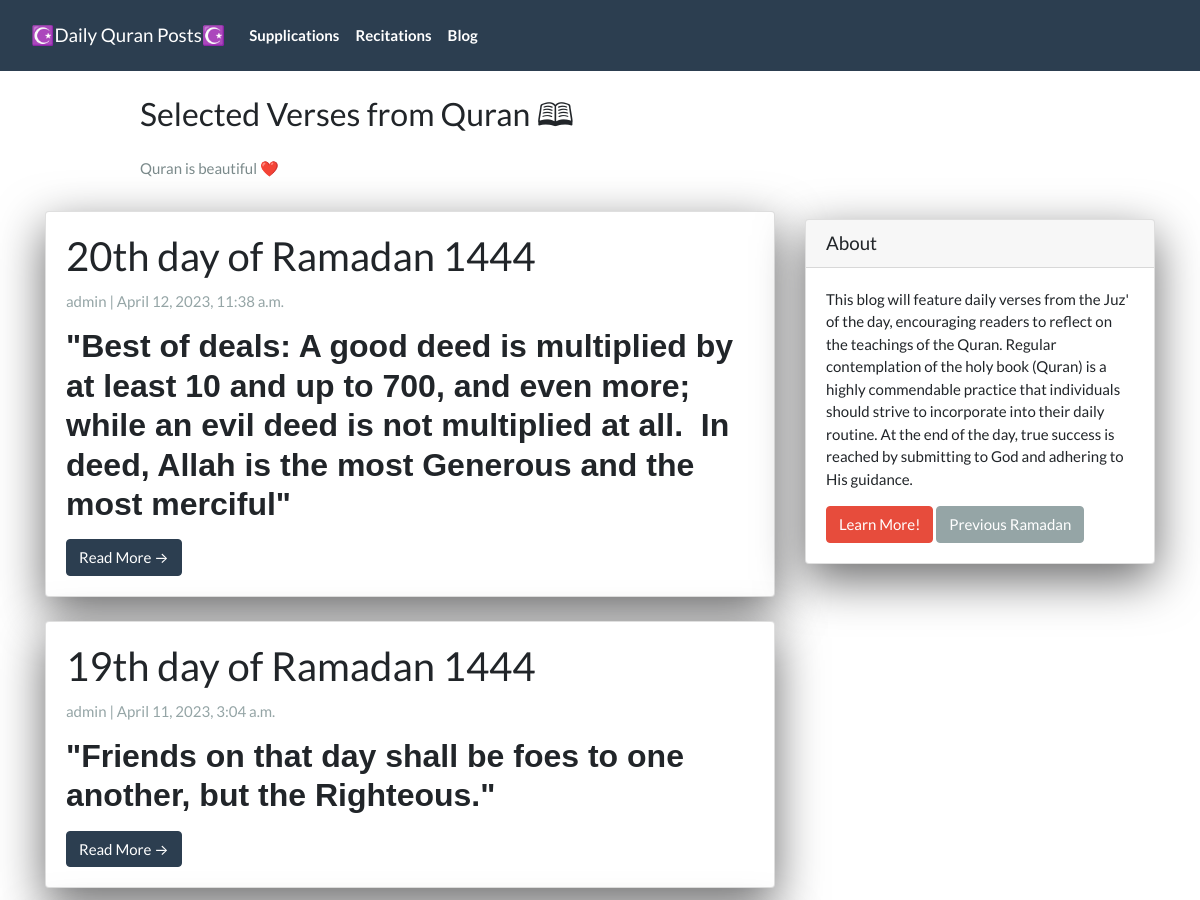
The app's page / (upper part), older data.
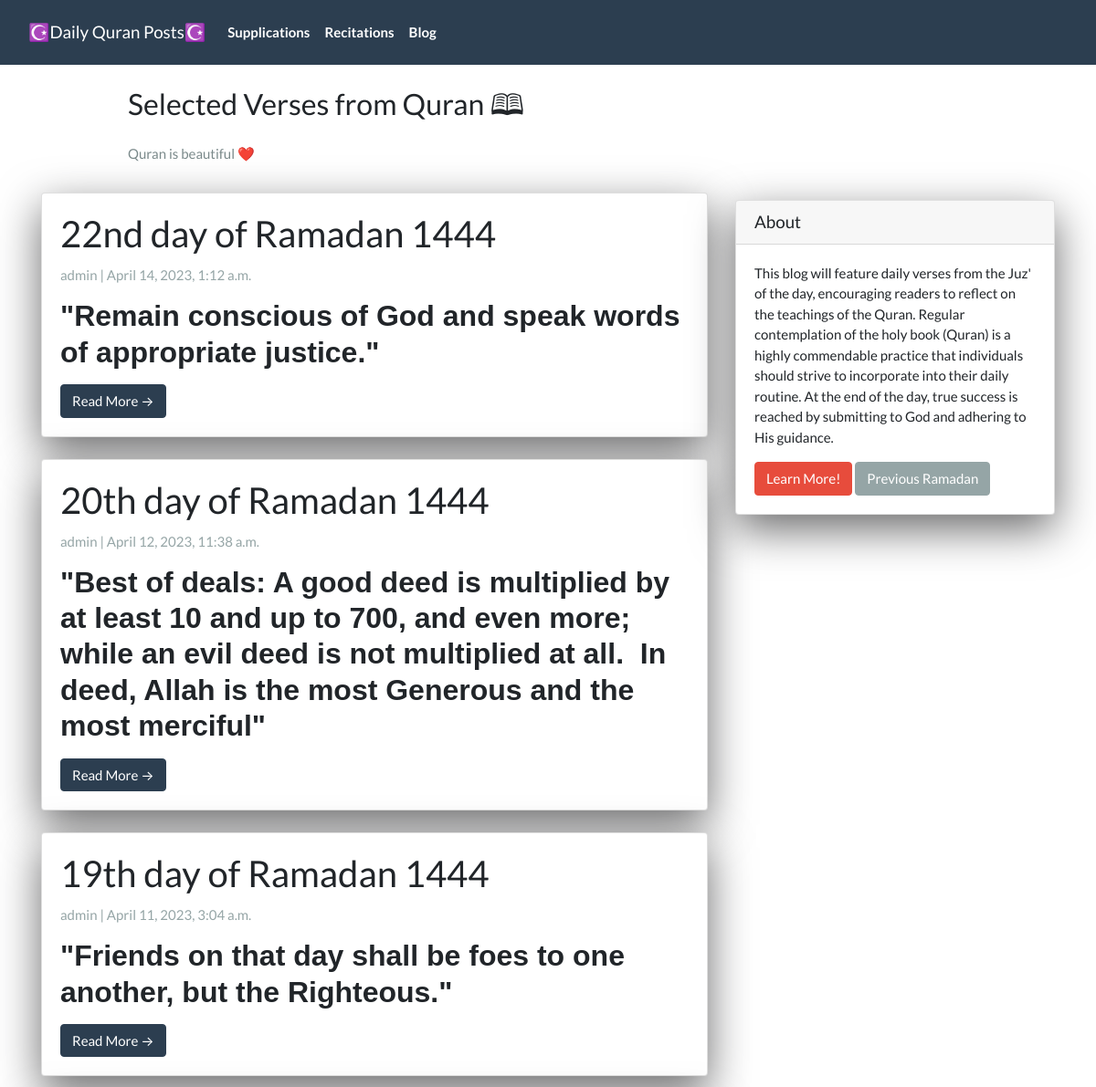
The same page, newer data.
### App/models.py (models this page shows, shortened)
class Post(models.Model):
  title =  models.CharField(max_length=200, unique=True)
  slug =   models.SlugField(max_length=200, unique=True)
  author = models.ForeignKey(User, on_delete=models.CASCADE, related_name='blog_posts')
  created_on = models.DateTimeField(auto_now_add=True)
  updated_on = models.DateTimeField(auto_now=True)
  summary = RichTextField(blank=True, null=True)
  content = RichTextField(blank=True, null=True)
  video_link = EmbedVideoField(blank=True, null=True)
  status = models.IntegerField(choices=STATUS, default=0)
  class Meta:
    ordering = ['-created_on']

### App/views.py (the view)
# urls.py: path('',                PostList.as_view(),           name="home"),
class PostList(generic.ListView):
  queryset = Post.objects.filter(status=1).order_by('-created_on')
  template_name = 'index.html'

### App/templates/index.html (shortened to what this page needs)
{% extends "base.html" %}
{% block content %}
<header class="masthead">
  <div class="container">
    <div class="row">
      <div class=" col-md-8 col-md-10 mx-auto">
        <div class="site-heading">
          <h3 class=" site-heading my-4 mt-3 text-black">Selected Verses from Quran 🕮 </h3>
          <p class="text-dark">Quran is beautiful ❤️</p>
        </div>
      </div>
    </div>
  </div>
</header>
<div class="container">
  <div class="row">
    <div class="col-md-8 mt-3 left">
      {% for post in post_list %}
      <div class="card mb-4">
        <div class="card-body">
          <h2 class="card-title">{{ post.title }}</h2>
          <p class="card-text text-muted h6">{{ post.author }} | {{ post.created_on}} </p>
          <p class="card-text">{{post.summary | safe}}</p>
          <a href="{% url 'post_detail' post.slug  %}" class="btn btn-primary">Read More &rarr;</a>
        </div>
      </div>
      {% endfor %}
    </div>
    {% block sidebar %}
    {% include 'sidebar.html' %}
    {% endblock sidebar %}
  </div>
</div>
{%endblock%}

Row changes from the older to the newer data that the page shows:
added Post: title "22nd day of Ramadan 1444", author "admin", created_on "April 14, 2023, 1:12 a.m.", summary "\"Remain conscious of God and speak words of appropriate justice.\""
